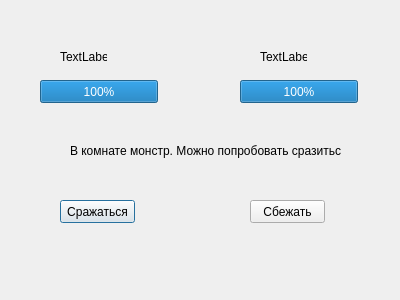
<?xml version="1.0" encoding="UTF-8"?>
<ui version="4.0">
 <class>BattleDialog</class>
 <widget class="QDialog" name="BattleDialog">
  <property name="windowModality">
   <enum>Qt::NonModal</enum>
  </property>
  <property name="geometry">
   <rect>
    <x>0</x>
    <y>0</y>
    <width>400</width>
    <height>300</height>
   </rect>
  </property>
  <property name="windowTitle">
   <string>Dialog</string>
  </property>
  <widget class="QLabel" name="labelHero">
   <property name="geometry">
    <rect>
     <x>60</x>
     <y>50</y>
     <width>47</width>
     <height>13</height>
    </rect>
   </property>
   <property name="text">
    <string>TextLabel</string>
   </property>
  </widget>
  <widget class="QLabel" name="labelMonster">
   <property name="geometry">
    <rect>
     <x>260</x>
     <y>50</y>
     <width>47</width>
     <height>13</height>
    </rect>
   </property>
   <property name="text">
    <string>TextLabel</string>
   </property>
  </widget>
  <widget class="QProgressBar" name="HeroHealth">
   <property name="geometry">
    <rect>
     <x>40</x>
     <y>80</y>
     <width>118</width>
     <height>23</height>
    </rect>
   </property>
   <property name="value">
    <number>100</number>
   </property>
  </widget>
  <widget class="QProgressBar" name="MonsterHealth">
   <property name="geometry">
    <rect>
     <x>240</x>
     <y>80</y>
     <width>118</width>
     <height>23</height>
    </rect>
   </property>
   <property name="value">
    <number>100</number>
   </property>
  </widget>
  <widget class="QPushButton" name="buttonFight">
   <property name="geometry">
    <rect>
     <x>60</x>
     <y>200</y>
     <width>75</width>
     <height>23</height>
    </rect>
   </property>
   <property name="text">
    <string>Сражаться</string>
   </property>
  </widget>
  <widget class="QPushButton" name="buttonEvade">
   <property name="geometry">
    <rect>
     <x>250</x>
     <y>200</y>
     <width>75</width>
     <height>23</height>
    </rect>
   </property>
   <property name="text">
    <string>Сбежать</string>
   </property>
  </widget>
  <widget class="QLabel" name="BattleInfo">
   <property name="geometry">
    <rect>
     <x>70</x>
     <y>140</y>
     <width>271</width>
     <height>21</height>
    </rect>
   </property>
   <property name="text">
    <string>В комнате монстр. Можно попробовать сразиться</string>
   </property>
  </widget>
 </widget>
 <resources/>
 <connections/>
</ui>
